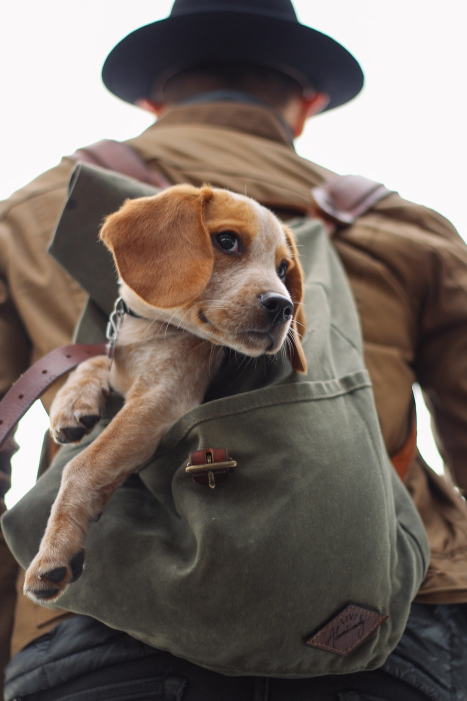
#> input picture dog_backpack.png, 934 x 1401 px (shown at 1/2 size)
$ python blendImage.py
#> lines starting #> are read from the running program, lines starting #| are printed output that depends on the picture

#Blend Image into one another using addWeighted Function
import cv2

import numpy as np
import matplotlib.pyplot  as plt

img1=cv2.imread("dog_backpack.png")
#> img1 is the input picture: shape (1401, 934, 3); mean B, G, R 99.5, 106.7, 118.1
img2=cv2.imread("watermark_no_copy.png")
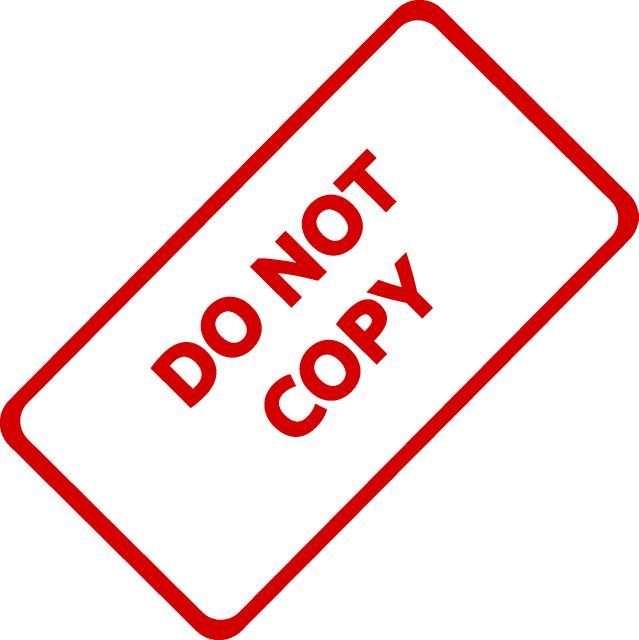
#> input picture watermark_no_copy.png, 1277 x 1280 px (shown at 1/2 size)
#> img2 is the input picture: shape (1280, 1277, 3); mean B, G, R 226.7, 226.7, 250.2


img1=cv2.cvtColor(img1,cv2.COLOR_BGR2RGB)
img2=cv2.cvtColor(img2,cv2.COLOR_BGR2RGB)


new_img1=cv2.resize(img1,(1200,1200))
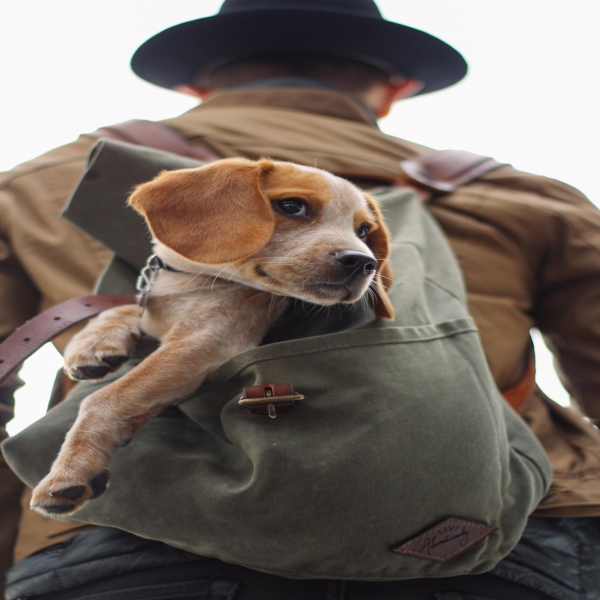
#> new_img1: shape (1200, 1200, 3) (shown at 1/2 size); mean R, G, B 118, 106.6, 99.4
new_img2=cv2.resize(img2,(1200,1200))


blend_Image=cv2.addWeighted(src1=new_img1,alpha=.5,src2=new_img2,beta=.5,gamma=0)
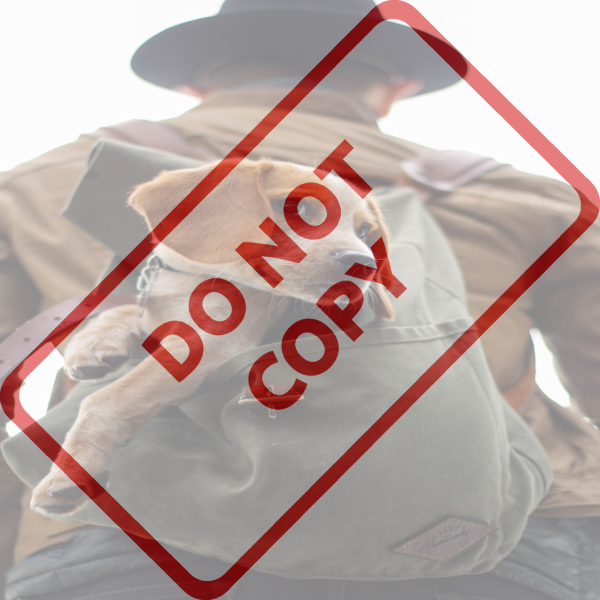
#> blend_Image: shape (1200, 1200, 3) (shown at 1/2 size); mean R, G, B 184, 166.7, 163


plt.imshow(blend_Image)
# plt.imshow(img2)
plt.show()
